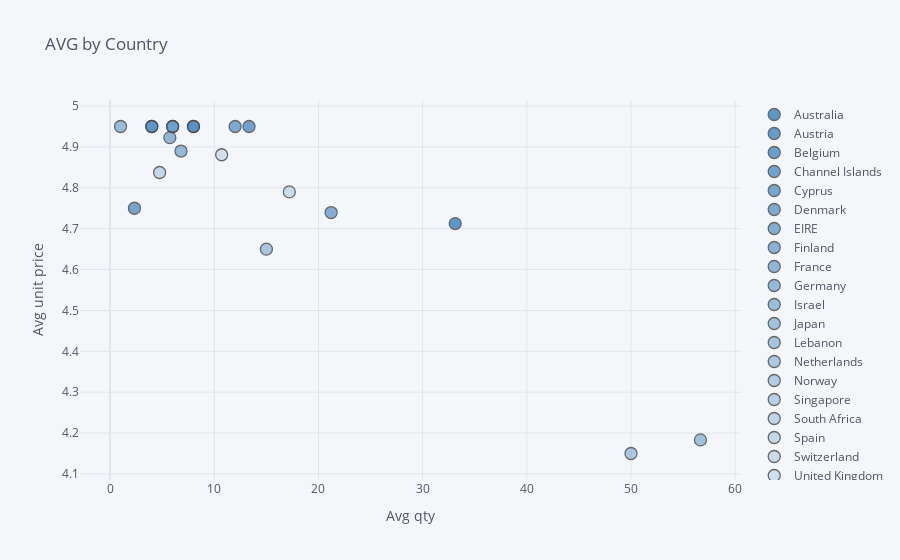

Source (notebook cell):
### Markdown cell above
## 3. Create an interactive scatter plot showing the relationship between average quantity (x-axis) and average unit price (y-axis) for the product PARTY BUNTING with the plot points color-coded by country (categories).

### Code cell
data3=df.loc[df.Description=='PARTY BUNTING']

data3=data3.groupby('Country').mean()

data3=data3[['Quantity', 'UnitPrice']]

data3.reset_index(inplace=True)


data3.iplot(x='Quantity', 
           y='UnitPrice', 
           categories='Country',
           xTitle='Avg qty', 
           yTitle='Avg unit price',
           color='blue', 
           title='AVG by Country')

### Figure 1 — Plotly figure (JSON) as saved in the notebook; plotly's stock layout.template omitted (floating-point values rounded to 4 significant figures)
{"data": [{"marker": {"color": "rgba(55, 128, 191, 1.0)", "line": {"width": 1.3}, "opacity": 0.8, "size": 12, "symbol": "circle"}, "mode": "markers", "name": "Australia", "textfont": {"color": "#4D5663"}, "type": "scatter", "x": [33.12], "y": [4.713]}, {"marker": {"color": "rgba(55, 128, 191, 0.96)", "line": {"width": 1.3}, "opacity": 0.8, "size": 12, "symbol": "circle"}, "mode": "markers", "name": "Austria", "textfont": {"color": "#4D5663"}, "type": "scatter", "x": [8], "y": [4.95]}, {"marker": {"color": "rgba(55, 128, 191, 0.9199999999999999)", "line": {"width": 1.3}, "opacity": 0.8, "size": 12, "symbol": "circle"}, "mode": "markers", "name": "Belgium", "textfont": {"color": "#4D5663"}, "type": "scatter", "x": [4], "y": [4.95]}, {"marker": {"color": "rgba(55, 128, 191, 0.8799999999999999)", "line": {"width": 1.3}, "opacity": 0.8, "size": 12, "symbol": "circle"}, "mode": "markers", "name": "Channel Islands", "textfont": {"color": "#4D5663"}, "type": "scatter", "x": [13.33], "y": [4.95]}, {"marker": {"color": "rgba(55, 128, 191, 0.8399999999999999)", "line": {"width": 1.3}, "opacity": 0.8, "size": 12, "symbol": "circle"}, "mode": "markers", "name": "Cyprus", "textfont": {"color": "#4D5663"}, "type": "scatter", "x": [2.333], "y": [4.75]}, {"marker": {"color": "rgba(55, 128, 191, 0.8)", "line": {"width": 1.3}, "opacity": 0.8, "size": 12, "symbol": "circle"}, "mode": "markers", "name": "Denmark", "textfont": {"color": "#4D5663"}, "type": "scatter", "x": [12], "y": [4.95]}, {"marker": {"color": "rgba(55, 128, 191, 0.76)", "line": {"width": 1.3}, "opacity": 0.8, "size": 12, "symbol": "circle"}, "mode": "markers", "name": "EIRE", "textfont": {"color": "#4D5663"}, "type": "scatter", "x": [21.21], "y": [4.739]}, {"marker": {"color": "rgba(55, 128, 191, 0.72)", "line": {"width": 1.3}, "opacity": 0.8, "size": 12, "symbol": "circle"}, "mode": "markers", "name": "Finland", "textfont": {"color": "#4D5663"}, "type": "scatter", "x": [6], "y": [4.95]}, {"marker": {"color": "rgba(55, 128, 191, 0.6799999999999999)", "line": {"width": 1.3}, "opacity": 0.8, "size": 12, "symbol": "circle"}, "mode": "markers", "name": "France", "textfont": {"color": "#4D5663"}, "type": "scatter", "x": [5.727], "y": [4.923]}, {"marker": {"color": "rgba(55, 128, 191, 0.6399999999999999)", "line": {"width": 1.3}, "opacity": 0.8, "size": 12, "symbol": "circle"}, "mode": "markers", "name": "Germany", "textfont": {"color": "#4D5663"}, "type": "scatter", "x": [6.8], "y": [4.89]}, {"marker": {"color": "rgba(55, 128, 191, 0.5999999999999999)", "line": {"width": 1.3}, "opacity": 0.8, "size": 12, "symbol": "circle"}, "mode": "markers", "name": "Israel", "textfont": {"color": "#4D5663"}, "type": "scatter", "x": [1], "y": [4.95]}, {"marker": {"color": "rgba(55, 128, 191, 0.5599999999999998)", "line": {"width": 1.3}, "opacity": 0.8, "size": 12, "symbol": "circle"}, "mode": "markers", "name": "Japan", "textfont": {"color": "#4D5663"}, "type": "scatter", "x": [56.67], "y": [4.183]}, {"marker": {"color": "rgba(55, 128, 191, 0.5199999999999998)", "line": {"width": 1.3}, "opacity": 0.8, "size": 12, "symbol": "circle"}, "mode": "markers", "name": "Lebanon", "textfont": {"color": "#4D5663"}, "type": "scatter", "x": [15], "y": [4.65]}, {"marker": {"color": "rgba(55, 128, 191, 0.4799999999999998)", "line": {"width": 1.3}, "opacity": 0.8, "size": 12, "symbol": "circle"}, "mode": "markers", "name": "Netherlands", "textfont": {"color": "#4D5663"}, "type": "scatter", "x": [50], "y": [4.15]}, {"marker": {"color": "rgba(55, 128, 191, 0.44)", "line": {"width": 1.3}, "opacity": 0.8, "size": 12, "symbol": "circle"}, "mode": "markers", "name": "Norway", "textfont": {"color": "#4D5663"}, "type": "scatter", "x": [6], "y": [4.95]}, {"marker": {"color": "rgba(55, 128, 191, 0.39999999999999997)", "line": {"width": 1.3}, "opacity": 0.8, "size": 12, "symbol": "circle"}, "mode": "markers", "name": "Singapore", "textfont": {"color": "#4D5663"}, "type": "scatter", "x": [8], "y": [4.95]}, {"marker": {"color": "rgba(55, 128, 191, 0.35999999999999993)", "line": {"width": 1.3}, "opacity": 0.8, "size": 12, "symbol": "circle"}, "mode": "markers", "name": "South Africa", "textfont": {"color": "#4D5663"}, "type": "scatter", "x": [4], "y": [4.95]}, {"marker": {"color": "rgba(55, 128, 191, 0.3199999999999999)", "line": {"width": 1.3}, "opacity": 0.8, "size": 12, "symbol": "circle"}, "mode": "markers", "name": "Spain", "textfont": {"color": "#4D5663"}, "type": "scatter", "x": [4.75], "y": [4.838]}, {"marker": {"color": "rgba(55, 128, 191, 0.27999999999999986)", "line": {"width": 1.3}, "opacity": 0.8, "size": 12, "symbol": "circle"}, "mode": "markers", "name": "Switzerland", "textfont": {"color": "#4D5663"}, "type": "scatter", "x": [17.2], "y": [4.79]}, {"marker": {"color": "rgba(55, 128, 191, 0.23999999999999982)", "line": {"width": 1.3}, "opacity": 0.8, "size": 12, "symbol": "circle"}, "mode": "markers", "name": "United Kingdom", "textfont": {"color": "#4D5663"}, "type": "scatter", "x": [10.71], "y": [4.881]}], "layout": {"legend": {"bgcolor": "#F5F6F9", "font": {"color": "#4D5663"}}, "paper_bgcolor": "#F5F6F9", "plot_bgcolor": "#F5F6F9", "title": {"font": {"color": "#4D5663"}, "text": "AVG by Country"}, "xaxis": {"gridcolor": "#E1E5ED", "showgrid": true, "tickfont": {"color": "#4D5663"}, "title": {"font": {"color": "#4D5663"}, "text": "Avg qty"}, "zerolinecolor": "#E1E5ED"}, "yaxis": {"gridcolor": "#E1E5ED", "showgrid": true, "tickfont": {"color": "#4D5663"}, "title": {"font": {"color": "#4D5663"}, "text": "Avg unit price"}, "zerolinecolor": "#E1E5ED"}}}
